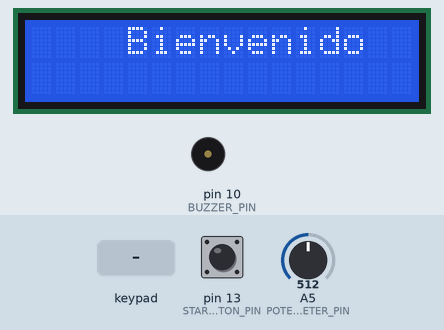
The sketch below on a simulated Arduino Uno, built with avr-gcc and run on an emulated ATmega328P. On the bench: 16×2 character LCD, buzzer (waves = sounding). Inputs (shaded band) come from the test bench; at power-on: pin 13 (START_PUSH_BUTTON_PIN) LOW, A5 (POTENTIOMETER_PIN) = 512. What the sketch prints to the serial monitor is not drawn.

Above: at 1.2 s.
1.3 s: pin 13 (START_PUSH_BUTTON_PIN) pulled HIGH for 0.15 s
At 2.7 s:
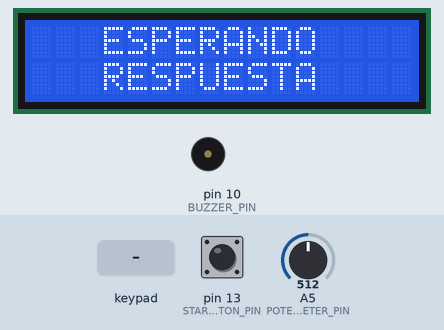
4.4 s: keypad keys 1 2 3 4 5 6 # pressed 0.4 s apart
At 4.61 s:
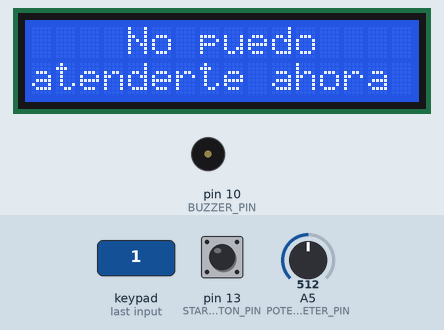
8.7 s: key '*' pressed
At 9.9 s:
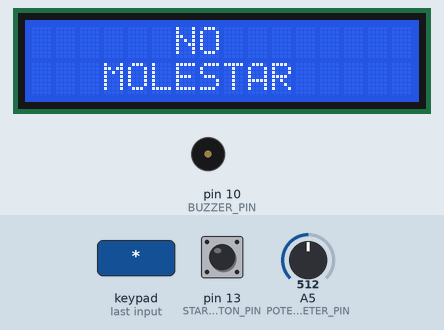
10.2 s: key '#' pressed
At 11.1 s:
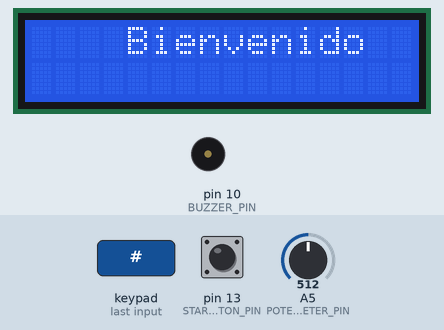
11.7 s: key '1' pressed
At 12.0 s:
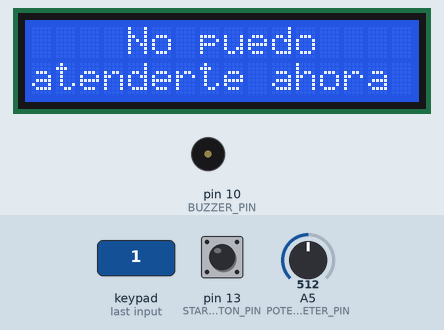
Timing chart, 0 to 14.7 s (numbered marks = the images above; inputs shaded):
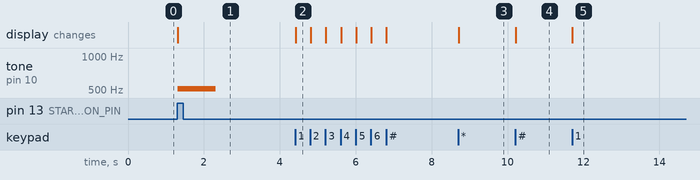

The sketch:

HomeQuickAnswerer.ino
```cpp
#include <LiquidCrystal.h>
#include <Keypad.h>

// ------------------------------------------------
// Constantes
// ------------------------------------------------

LiquidCrystal lcd(12, 11, 14, 15, 16, 17);

const char KEY_1 = '1';
const char KEY_2 = '2';
const char KEY_3 = '3';
const char KEY_4 = '4';
const char KEY_5 = '5';
const char KEY_6 = '6';
const char KEY_NUMBER = '#';
const char KEY_ASTERISK = '*';

const char WELCOME_MESSAGE_ABOVE[16] = "    Bienvenido";
const char WELCOME_MESSAGE_BOTTOM[16] = "               ";
const char DONT_DISTURB_MESSAGE_ABOVE[16] = "      NO";
const char DONT_DISTURB_MESSAGE_BOTTOM[16] = "   MOLESTAR";
const char WAITING_ANSWER_MESSAGE_ABOVE[16] = "   ESPERANDO   ";
const char WAITING_ANSWER_MESSAGE_BOTTOM[16] = "   RESPUESTA   ";

const char* MESSAGES_ABOVE[6] = {
    "    No puedo",
    " Estoy saliendo",
    "    No estoy",
    "No me encuentro",
    "  En 5 minutos",
    "  Llamame al"
};

const char* MESSAGES_BOTTOM[6] = {
    "atenderte ahora",
    "    esperame",
    "   interesado",
    "en este momento",
    "   te atiendo",
    "      cel"
};

const byte ROW = 4;
const byte COLUMN = 4;

// ------------------------------------------------
// TEMPORIZADORES
// ------------------------------------------------
#define MAX_TIME_MILLIS 5000
int flagTimer = 0;
unsigned long actualTime, previousTime;

// ------------------------------------------------
// Pines sensores
// ------------------------------------------------

#define POTENTIOMETER_PIN  A5
#define START_PUSH_BUTTON_PIN 13
#define BUZZER_PIN 10

// ------------------------------------------------
// Teclado matricial
// ------------------------------------------------
byte row_pin[] = {9, 8, 7, 6};
byte column_pin[] = {5, 4, 3, 2};

char keys[ROW][COLUMN] =
        {
                {'1', '2', '3', 'A'},
                {'4', '5', '6', 'B'},
                {'7', '8', '9', 'C'},
                {'*', '0', '#', 'D'}
        };

Keypad keypad4x4 = Keypad(makeKeymap(keys), row_pin, column_pin, ROW, COLUMN);

// ------------------------------------------------
// Estados del embebido
// ------------------------------------------------
enum state_enum
{
    DONT_DISTURB_STATE,
    WAITING_FOR_CALLERS_STATE,
    CALLER_OUTSIDE_STATE,
    CALLER_NOTIFIED_STATE
};

// ------------------------------------------------
// Eventos posibles
// ------------------------------------------------
enum event_enum
{
    DONT_DISTURB_KEY_EVENT,
    CHANGE_MESSAGE_EVENT,
    PUSH_BUTTON_EVENT,
    TIMEOUT_EVENT,
    RESTART_KEY_EVENT,
    NONE
};

// ------------------------------------------------
// Estructura de event
// ------------------------------------------------
typedef struct event_struct
{
    event_enum type;
    char messageAbove[16];
    char messageBottom[16];
} event_t;

// ------------------------------------------------
// Variables globales
// ------------------------------------------------
state_enum current_state;
event_t event;
int buzzer_volume;

char lastTopMessage[16] = "";
char lastBotMessage[16] = "";

// ------------------------------------------------
// Logica de temporizadores
// ------------------------------------------------

boolean verifyTimeout()
{
    if (flagTimer == 1)
    {
        flagTimer = 0;
        actualTime = millis();
        previousTime = actualTime;
    }
    if (flagTimer != 2 && actualTime - previousTime > MAX_TIME_MILLIS)
    {
        event.type = TIMEOUT_EVENT;
        strcpy(event.messageAbove, WELCOME_MESSAGE_ABOVE);
        strcpy(event.messageBottom, WELCOME_MESSAGE_BOTTOM);
        return true;
    }
    actualTime = millis();
    return false;
}
// ------------------------------------------------
// Logica de sensores
// ------------------------------------------------

boolean check_push_button()
{
    return digitalRead(START_PUSH_BUTTON_PIN) == HIGH;
}

boolean check_potentiometer_variation()
{
    int buzzer_volume_new = analogRead(POTENTIOMETER_PIN);
    return buzzer_volume_new != buzzer_volume;
}

boolean get_key(char key)
{
    if (key != NULL)
    {
	int keyNumber = -1;
        switch (key)
        {
            case KEY_1:
                keyNumber = 0;
                break;
            case KEY_2:
                keyNumber = 1;
                break;
            case KEY_3:
                keyNumber = 2;
                break;
            case KEY_4:
                keyNumber = 3;
                break;
            case KEY_5:
                keyNumber = 4;
                break;
            case KEY_6:
                keyNumber = 5;
                break;
            default:
                Serial.println("Key not valid");
        }
		if(keyNumber != -1){
			event.type = CHANGE_MESSAGE_EVENT;
			strcpy(event.messageAbove, MESSAGES_ABOVE[keyNumber]);
			strcpy(event.messageBottom, MESSAGES_BOTTOM[keyNumber]);
		}
    }
}

// ------------------------------------------------
// Logica de actuadores
// ------------------------------------------------

void change_buzzer_volume()
{
    buzzer_volume = analogRead(POTENTIOMETER_PIN);
}

void to_ring_buzzer()
{
    tone(BUZZER_PIN, buzzer_volume, 1000);
}

void change_message()
{
    if (strcmp(event.messageAbove, lastTopMessage) != 0 && strcmp(event.messageBottom, lastBotMessage) != 0)
    {
        strcpy(lastTopMessage, event.messageAbove);
        strcpy(lastBotMessage, event.messageBottom);
        lcd.clear();
        lcd.setCursor(0, 0);
        lcd.print(event.messageAbove);
        lcd.setCursor(0, 1);
        lcd.print(event.messageBottom);
    }
}

// ------------------------------------------------
// Captura de events
// ------------------------------------------------

void get_event()
{
    char key = keypad4x4.getKey();

    verifyTimeout();
    if (key == KEY_NUMBER)
    {
        event.type = RESTART_KEY_EVENT;
        strcpy(event.messageAbove, WELCOME_MESSAGE_ABOVE);
        strcpy(event.messageBottom, WELCOME_MESSAGE_BOTTOM);
    }
    if (check_potentiometer_variation())
    {
        change_buzzer_volume();
    }
    if (key == KEY_ASTERISK)
    {
        event.type = DONT_DISTURB_KEY_EVENT;
        strcpy(event.messageAbove, DONT_DISTURB_MESSAGE_ABOVE);
        strcpy(event.messageBottom, DONT_DISTURB_MESSAGE_BOTTOM);
    }
    if (check_push_button())
    {
        event.type = PUSH_BUTTON_EVENT;
        strcpy(event.messageAbove, WAITING_ANSWER_MESSAGE_ABOVE);
        strcpy(event.messageBottom, WAITING_ANSWER_MESSAGE_BOTTOM);
    }
    get_key(key);
}

// ------------------------------------------------
// Inicialización
// ------------------------------------------------
void start()
{
    Serial.begin(9600);
    lcd.begin(16, 2);
    pinMode(BUZZER_PIN, OUTPUT);
    pinMode(START_PUSH_BUTTON_PIN, INPUT);
    pinMode(POTENTIOMETER_PIN, INPUT);
    buzzer_volume = analogRead(POTENTIOMETER_PIN);
    current_state = WAITING_FOR_CALLERS_STATE;
    event.type = NONE;
    strcpy(event.messageAbove, WELCOME_MESSAGE_ABOVE);
    strcpy(event.messageBottom, WELCOME_MESSAGE_BOTTOM);
    change_message();
}

// ------------------------------------------------
// Implementación maquina de estados
// ------------------------------------------------
void fsm()
{
    get_event();
    switch (current_state)
    {
        case DONT_DISTURB_STATE:
            flagTimer = 2;
            switch (event.type)
            {
                case RESTART_KEY_EVENT:
                    change_message();
                    current_state = WAITING_FOR_CALLERS_STATE;
                    event.type = NONE;
                    break;
                default:
                    break;
            }
            break;
        case WAITING_FOR_CALLERS_STATE:
            flagTimer = 2;
            switch (event.type)
            {
                case DONT_DISTURB_KEY_EVENT:
                    change_message();
                    current_state = DONT_DISTURB_STATE;
                    event.type = NONE;
                    break;
                case CHANGE_MESSAGE_EVENT:
                    change_message();
                    current_state = CALLER_NOTIFIED_STATE;
                    event.type = NONE;
                    flagTimer = 1;
                    break;
                case PUSH_BUTTON_EVENT:
                    change_message();
                    to_ring_buzzer();
                    current_state = CALLER_OUTSIDE_STATE;
                    event.type = NONE;
                    flagTimer = 1;
                    break;
                default:
                    break;
            }
            break;
        case CALLER_OUTSIDE_STATE:
            switch (event.type)
            {
                case DONT_DISTURB_KEY_EVENT:
                    change_message();
                    current_state = DONT_DISTURB_STATE;
                    event.type = NONE;
                    break;
                case CHANGE_MESSAGE_EVENT:
                    change_message();
                    current_state = CALLER_NOTIFIED_STATE;
                    event.type = NONE;
                    flagTimer = 1;
                    break;
                case TIMEOUT_EVENT:
                    change_message();
                    current_state = WAITING_FOR_CALLERS_STATE;
                    event.type = NONE;
                    break;
                default:
                    break;
            }
            break;
        case CALLER_NOTIFIED_STATE:
            switch (event.type)
            {
                case CHANGE_MESSAGE_EVENT:
                    change_message();
                    break;
                case RESTART_KEY_EVENT:
                case TIMEOUT_EVENT:
                    change_message();
                    current_state = WAITING_FOR_CALLERS_STATE;
                    break;
                default:
                    break;
            }
            break;
        default:
            break;
    }
}

// ------------------------------------------------
// Arduino setup
// ------------------------------------------------
void setup()
{
    start();
}

// ------------------------------------------------
// Arduino loop
// ------------------------------------------------
void loop()
{
    fsm();
}
```

Measured:
- after the input at 1.3 s, tone on pin 10 (BUZZER_PIN): silent → 512 Hz at once, → silent 1.0 s later; the display: changes at once (image 1)
- after the input at 4.4 s, the display: changes at once (image 2)
- after the input at 8.7 s, the display: changes at once (image 3)
- after the input at 10.2 s, the display: changes at once (image 4)
- after the input at 11.7 s, the display: changes at once (image 5)
